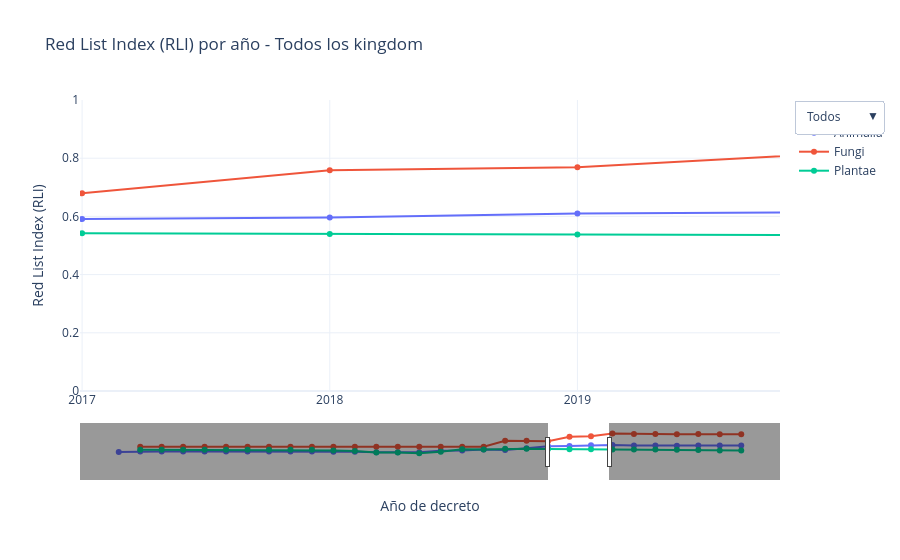

Notebook code for this chart:
### Code cell
import pandas as pd
import plotly.graph_objects as go

# Limpieza
rli_kingdom_clean = (
    rli_year_kingdom
    .dropna(subset=["year", "RLI", "kingdom"])
    .copy()
)

rli_kingdom_clean["year"] = rli_kingdom_clean["year"].astype(int)
rli_kingdom_clean["RLI"] = rli_kingdom_clean["RLI"].astype(float)
rli_kingdom_clean["kingdom"] = rli_kingdom_clean["kingdom"].astype(str)

rli_kingdom_clean = rli_kingdom_clean.sort_values(["kingdom", "year"])

kingdoms = sorted(rli_kingdom_clean["kingdom"].unique())

fig = go.Figure()

# Crear una traza por kingdom
for kingdom in kingdoms:
    group = rli_kingdom_clean[rli_kingdom_clean["kingdom"] == kingdom].sort_values("year")
    
    fig.add_trace(go.Scatter(
        x=group["year"],
        y=group["RLI"],
        mode="lines+markers",
        name=kingdom,
        visible=True,
        hovertemplate=(
            f"Kingdom: {kingdom}<br>"
            "Año: %{x}<br>"
            "RLI: %{y:.4f}<extra></extra>"
        )
    ))

# Botones dropdown
buttons = []

# Mostrar todos
buttons.append(
    dict(
        label="Todos",
        method="update",
        args=[
            {"visible": [True] * len(kingdoms)},
            {"title": "Red List Index (RLI) por año - Todos los kingdom"}
        ]
    )
)

# Mostrar uno por uno
for i, kingdom in enumerate(kingdoms):
    visible = [False] * len(kingdoms)
    visible[i] = True
    
    buttons.append(
        dict(
            label=kingdom,
            method="update",
            args=[
                {"visible": visible},
                {"title": f"Red List Index (RLI) por año - {kingdom}"}
            ]
        )
    )

fig.update_layout(
    title="Red List Index (RLI) por año - Todos los kingdom",
    xaxis_title="Año de decreto",
    yaxis_title="Red List Index (RLI)",
    yaxis=dict(range=[0, 1]),
    xaxis=dict(
        tickmode="linear",
        dtick=1,
        rangeslider=dict(visible=True)
    ),
    template="plotly_white",
    hovermode="x unified",
    legend_title="Kingdom",
    updatemenus=[
        dict(
            buttons=buttons,
            direction="down",
            showactive=True,
            x=1.02,
            xanchor="left",
            y=1,
            yanchor="top"
        )
    ]
)

fig.show()

### Figure 1 — Plotly figure (JSON) as saved in the notebook; plotly's stock layout.template omitted (floating-point values rounded to 4 significant figures)
{"data": [{"hovertemplate": "Kingdom: Animalia<br>Año: %{x}<br>RLI: %{y:.4f}<extra></extra>", "mode": "lines+markers", "name": "Animalia", "type": "scatter", "visible": true, "x": [1997, 1998, 1999, 2000, 2001, 2002, 2003, 2004, 2005, 2006, 2007, 2008, 2009, 2010, 2011, 2012, 2013, 2014, 2015, 2016, 2017, 2018, 2019, 2020, 2021, 2022, 2023, 2024, 2025, 2026], "y": [0.4929, 0.5018, 0.5018, 0.5018, 0.5018, 0.5018, 0.5018, 0.5018, 0.5018, 0.5018, 0.4977, 0.4938, 0.4883, 0.4883, 0.4881, 0.5131, 0.5163, 0.536, 0.5258, 0.5571, 0.5911, 0.5965, 0.6097, 0.6139, 0.6047, 0.6047, 0.6015, 0.6063, 0.6047, 0.6047]}, {"hovertemplate": "Kingdom: Fungi<br>Año: %{x}<br>RLI: %{y:.4f}<extra></extra>", "mode": "lines+markers", "name": "Fungi", "type": "scatter", "visible": true, "x": [1998, 1999, 2000, 2001, 2002, 2003, 2004, 2005, 2006, 2007, 2008, 2009, 2010, 2011, 2012, 2013, 2014, 2015, 2016, 2017, 2018, 2019, 2020, 2021, 2022, 2023, 2024, 2025, 2026], "y": [0.5826, 0.5826, 0.5826, 0.5826, 0.5826, 0.5826, 0.5826, 0.5826, 0.5826, 0.5826, 0.5826, 0.5826, 0.5826, 0.5826, 0.5826, 0.5826, 0.5826, 0.6889, 0.6889, 0.6792, 0.7587, 0.7686, 0.8149, 0.8053, 0.8053, 0.8017, 0.8048, 0.8048, 0.8048]}, {"hovertemplate": "Kingdom: Plantae<br>Año: %{x}<br>RLI: %{y:.4f}<extra></extra>", "mode": "lines+markers", "name": "Plantae", "type": "scatter", "visible": true, "x": [1998, 1999, 2000, 2001, 2002, 2003, 2004, 2005, 2006, 2007, 2008, 2009, 2010, 2011, 2012, 2013, 2014, 2015, 2016, 2017, 2018, 2019, 2020, 2021, 2022, 2023, 2024, 2025, 2026], "y": [0.5286, 0.5286, 0.5286, 0.5286, 0.5286, 0.5286, 0.5286, 0.5286, 0.5286, 0.5183, 0.5084, 0.4838, 0.4838, 0.4676, 0.4936, 0.5388, 0.5367, 0.547, 0.5477, 0.5423, 0.5391, 0.5376, 0.5356, 0.5332, 0.5332, 0.5314, 0.5264, 0.5175, 0.5175]}], "layout": {"autosize": true, "hovermode": "x unified", "legend": {"title": {"text": "Kingdom"}}, "title": "Red List Index (RLI) por año - Todos los kingdom", "updatemenus": [{"active": 0, "buttons": [{"args": [{"visible": [true, true, true]}, {"title": "Red List Index (RLI) por año - Todos los kingdom"}], "label": "Todos", "method": "update"}, {"args": [{"visible": [true, false, false]}, {"title": "Red List Index (RLI) por año - Animalia"}], "label": "Animalia", "method": "update"}, {"args": [{"visible": [false, true, false]}, {"title": "Red List Index (RLI) por año - Fungi"}], "label": "Fungi", "method": "update"}, {"args": [{"visible": [false, false, true]}, {"title": "Red List Index (RLI) por año - Plantae"}], "label": "Plantae", "method": "update"}], "direction": "down", "showactive": true, "x": 1.02, "xanchor": "left", "y": 1, "yanchor": "top"}], "xaxis": {"autorange": false, "dtick": 1, "range": [2017.0, 2020.0], "rangeslider": {"autorange": true, "range": [1995.0, 2028.0], "visible": true, "yaxis": {"_template": null, "rangemode": "match"}}, "tickmode": "linear", "title": {"text": "Año de decreto"}, "type": "linear"}, "yaxis": {"range": [0, 1], "title": {"text": "Red List Index (RLI)"}, "type": "linear"}}}
